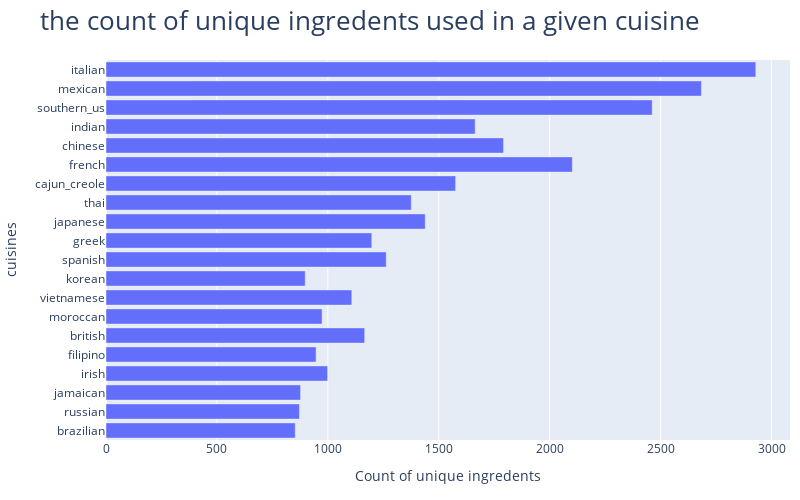

Here is the notebook cell this chart was saved with:
### Code cell
trace = go.Bar(x=[i[1] for i in all_country_unique_ingredients], y=[i[0] for i in all_country_unique_ingredients], orientation ='h')
layout = go.Layout(title='the count of unique ingredents used in a given cuisine', xaxis = dict(title='Count of unique ingredents'), yaxis=dict(title='cuisines'), 
                   margin=dict(l=100,r=10,b=60,t=60), width=800, height=500, title_font=dict(size=26))

fig = go.Figure([trace],layout )
iplot(fig)

### Figure 1 — Plotly figure (JSON) as saved in the notebook; plotly's stock layout.template omitted (floating-point values rounded to 4 significant figures)
{"data": [{"orientation": "h", "type": "bar", "x": [853, 872, 877, 999, 947, 1166, 974, 1108, 898, 1263, 1198, 1439, 1376, 1576, 2102, 1792, 1664, 2462, 2684, 2929], "y": ["brazilian", "russian", "jamaican", "irish", "filipino", "british", "moroccan", "vietnamese", "korean", "spanish", "greek", "japanese", "thai", "cajun_creole", "french", "chinese", "indian", "southern_us", "mexican", "italian"]}], "layout": {"height": 500, "margin": {"b": 60, "l": 100, "r": 10, "t": 60}, "title": {"font": {"size": 26}, "text": "the count of unique ingredents used in a given cuisine"}, "width": 800, "xaxis": {"title": {"text": "Count of unique ingredents"}}, "yaxis": {"title": {"text": "cuisines"}}}}
